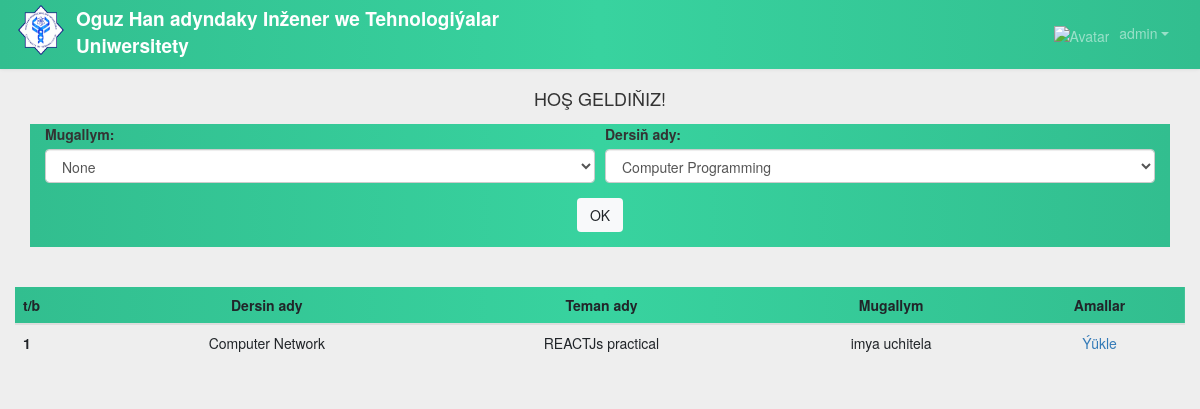
Before: /student (signed in) with the older database file.
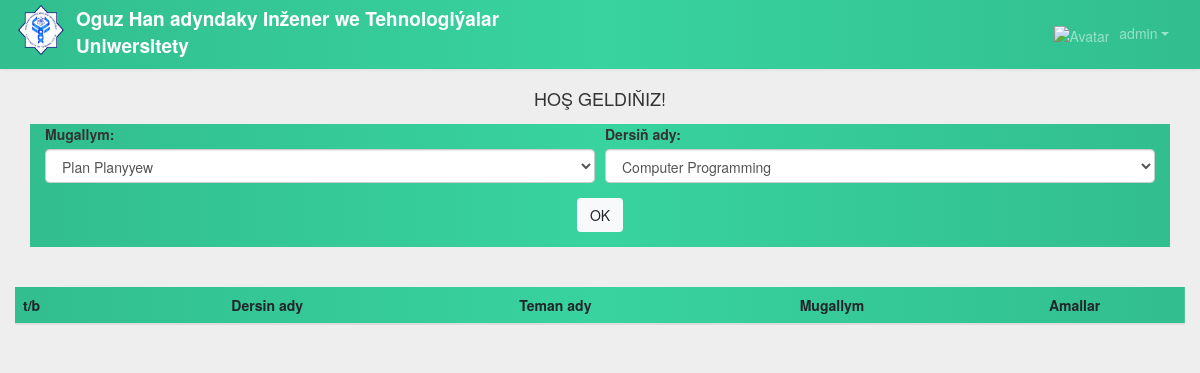
After: the same page with the newer database file.
### routes.py (models this page shows)
class Lessons(db.Model):
	id = db.Column(db.Integer,primary_key=True)
	lesson_name = db.Column(db.String(100),nullable =False)
	date_added = db.Column(db.DateTime,nullable=False,default=datetime.utcnow)
	attachment = db.Column(db.String(500))
	teacherId = db.Column(db.Integer,db.ForeignKey("user.id"))
	subjectId = db.Column(db.Integer,db.ForeignKey("subjects.id"))
	majorId = db.Column(db.Integer,db.ForeignKey("majors.id"))

class Subjects(db.Model):
	id = db.Column(db.Integer,primary_key=True)
	subject_name = db.Column(db.String(100),nullable=False)
	lessons = db.relationship('Lessons',backref='subjects',lazy=True)

### routes.py (the view)
@app.route("/student")
@login_required
def student():
	teachers = User.query.filter_by(user_type="teacher").all()
	lessons = Lessons.query.all()
	majors = Majors.query.all()
	subjects = Subjects.query.all()
	return render_template ("student/student.html",
		subjects=subjects,majors=majors,lessons=lessons,teachers=teachers)

### routes.py (called while the page is built)
@login_manager.user_loader
def load_user(id):
	return User.query.get(int(id))

### templates/student/student.html (shortened to what this page needs)
<!DOCTYPE html>
<html>
<head>
	<link rel="stylesheet" type="text/css" href="/static/teacher/bootstrap-4/css/bootstrap.min.css">
<link rel="stylesheet" href="https://maxcdn.bootstrapcdn.com/font-awesome/4.7.0/css/font-awesome.min.css">
<link rel="stylesheet" href="https://maxcdn.bootstrapcdn.com/bootstrap/3.3.7/css/bootstrap.min.css">
</head>
<body>
<nav class="navbar navbar-inverse navbar-expand-xl navbar-dark">
  <div class="navbar-header d-flex col">
    <img src="/static/teacher/img/img-01.png" id="surat" ><label><strong>Oguz Han adyndaky Inžener we Tehnologiýalar Uniwersitety</strong></label>
  </div>
  <div id="navbarCollapse" class="collapse navbar-collapse justify-content-start">
    <ul class="nav navbar-nav navbar-right ml-auto">
      <li class="nav-item dropdown">
        <a href="#" data-toggle="dropdown" class="nav-link dropdown-toggle user-action"><img src="/static/student/img/ow.png" class="avatar" alt="Avatar">{{current_user.username}}</a>
      </li>
    </ul>
  </div>
</nav>
      <h4 style="margin: 15px 0;margin-top: 10px ; color: #333;  text-transform: uppercase; text-align: center;">Hoş geldiňiz!</h4>
<div class="container" style="background-image: linear-gradient(to right, #32be8f, #38d39f, #32be8f) ">
<form method="POST" action="/sort/subjects">
  <div class="form-row">
    <div class="form-group col-md-6">
      <label for="Mugallym">Mugallym:</label>
    <select name="teacher" class="form-control" id="Mugallym">
      {% for teacher in teachers %}
        <option>{{teacher.full_name}}</option>
      {% endfor %}
    </select>
    </div>
    <div class="form-group col-md-6">
      <label for="Ders">Dersiň ady:</label>
    <select name="subject" class="form-control" id="ders">
      {% for subject in subjects %}
        <option>{{subject.subject_name}}</option>
      {% endfor %}
    </select>
    </div>
   <div class="form-group col-md-12" align="center">
   <button type="submit" class="btn btn-light">OK</button>
   </div>
  </div>
</form>
</div>
<br>
<br>
<div class="container-fluid">
  <table class="table table-hover" style="text-align: center;">
  <thead style="background-image: linear-gradient(to right, #32be8f, #38d39f, #32be8f); justify-content:center;">
    <tr>
      <th scope="col">t/b</th>
      <th scope="col"style="text-align: center;">Dersin ady</th>
      <th scope="col"style="text-align: center;">Teman ady</th>
      <th scope="col"style="text-align: center;">Mugallym</th>
      <th scope="col"style="text-align: center;">Amallar</th>
    </tr>
  </thead>
  <tbody style="text-align: center;">
    {% for lesson in lessons %}
      <tr>
        <th scope="row" >{{lesson.id}}</th>
        <td>
          {% for subject in subjects %}
            {{ subject.subject_name if subject.id==lesson.subjectId }}
          {% endfor %}
        </td>
        <td>{{lesson.lesson_name}}</td>
        <td>imya uchitela</td>
        <td><a href="/static/attachments/{{lesson.attachment}}">Ýükle</a></td>
      </tr>
    {% endfor %}
  </tbody>
</table>
</div>
</body>
</html>

Changed rows visible on the page:
removed Lessons: id "1", lesson_name "REACTJs practical"
no longer on this page (row unchanged): Subjects: subject_name.subjectId "Computer Network"
Other visible differences:
form field teacher: "None" → "Plan Planyyew"
